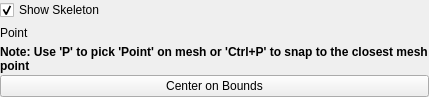
<?xml version="1.0" encoding="UTF-8"?>
<ui version="4.0">
 <class>MyHandlePropertyWidget</class>
 <widget class="QWidget" name="MyHandlePropertyWidget">
  <property name="geometry">
   <rect>
    <x>0</x>
    <y>0</y>
    <width>429</width>
    <height>97</height>
   </rect>
  </property>
  <property name="windowTitle">
   <string>Form</string>
  </property>
  <layout class="QGridLayout" name="gridLayout">
   <property name="margin">
    <number>0</number>
   </property>
   <property name="spacing">
    <number>2</number>
   </property>
   <item row="0" column="0" colspan="2">
    <widget class="QCheckBox" name="show3DWidget">
     <property name="text">
      <string>Show Skeleton</string>
     </property>
     <property name="checked">
      <bool>true</bool>
     </property>
    </widget>
   </item>
   <item row="1" column="0">
    <widget class="QLabel" name="pointLabel">
     <property name="text">
      <string>Point</string>
     </property>
    </widget>
   </item>
   <item row="2" column="0" colspan="4">
    <widget class="QLabel" name="pickLabel">
     <property name="font">
      <font>
       <weight>75</weight>
       <bold>true</bold>
      </font>
     </property>
     <property name="text">
      <string>Note: Use 'P' to pick 'Point' on mesh or 'Ctrl+P' to snap to the closest mesh point</string>
     </property>
     <property name="alignment">
      <set>Qt::AlignLeading|Qt::AlignLeft|Qt::AlignTop</set>
     </property>
     <property name="wordWrap">
      <bool>true</bool>
     </property>
    </widget>
   </item>
   <item row="3" column="0" colspan="4">
    <widget class="QPushButton" name="useCenterBounds">
     <property name="text">
      <string>Center on Bounds</string>
     </property>
    </widget>
   </item>
  </layout>
 </widget>
 <customwidgets>
  <customwidget>
   <class>pqDoubleLineEdit</class>
   <extends>QLineEdit</extends>
   <header>pqDoubleLineEdit.h</header>
  </customwidget>
 </customwidgets>
 <resources/>
 <connections/>
</ui>
